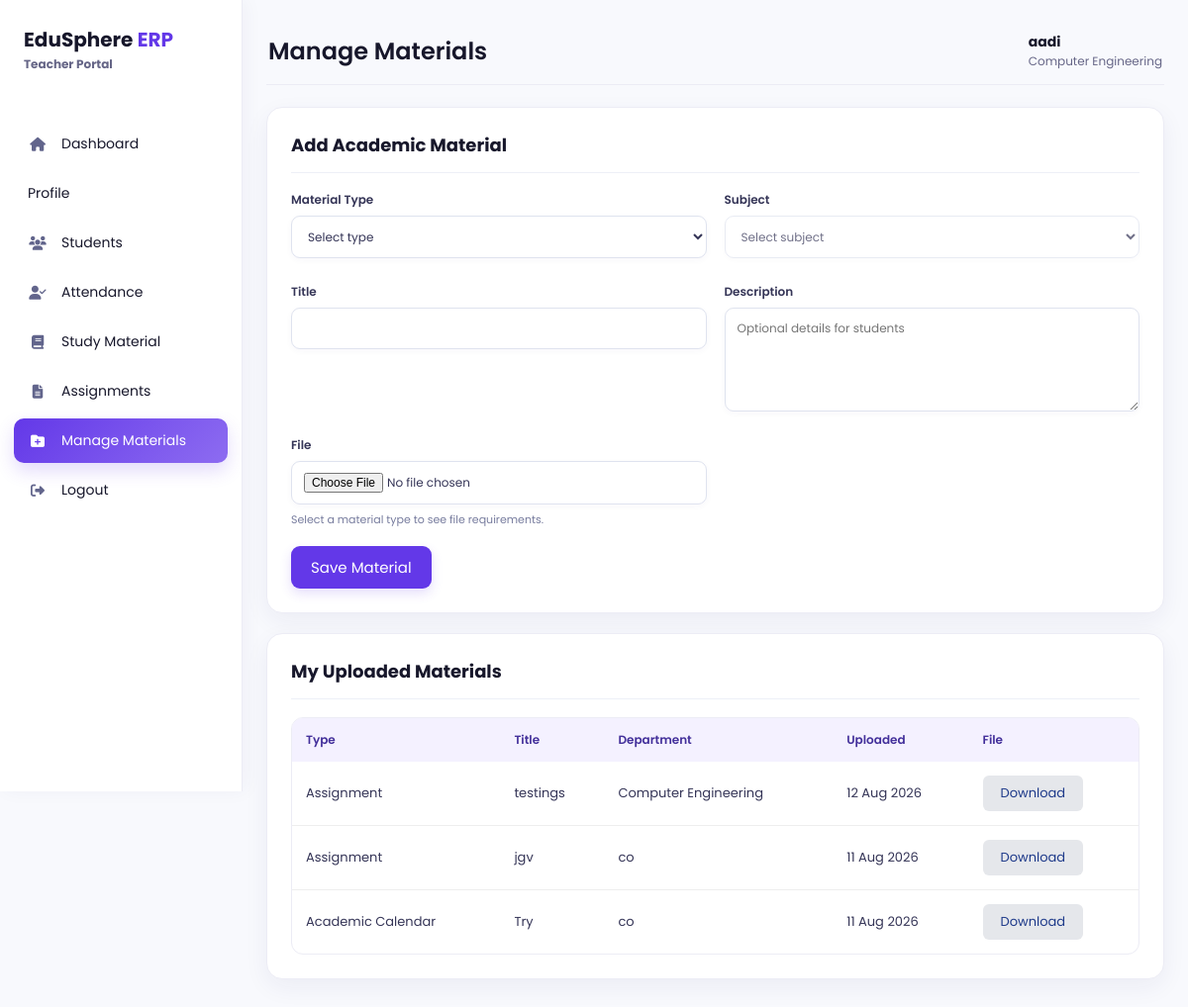
/teacher/manage-materials (signed in), run on an earlier commit of the app's database.
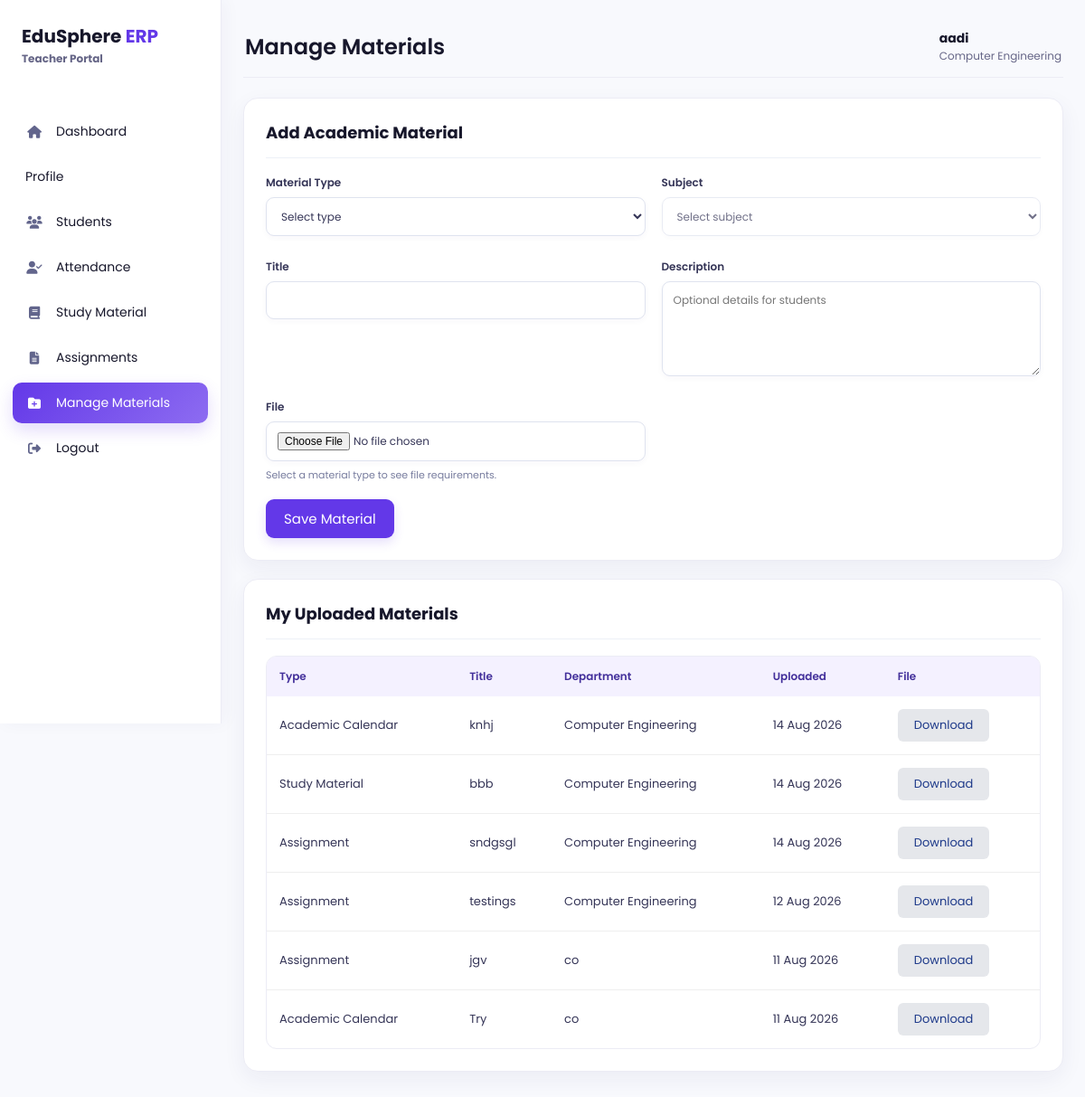
And on a later commit of the database.
### models/academic_material.py (models this page shows)
class AcademicMaterial(db.Model):
    __tablename__ = "academic_materials"
    id = db.Column(db.Integer, primary_key=True)
    teacher_user_id = db.Column(
        db.Integer,
        db.ForeignKey("users.id"),
        nullable=False,
        index=True,
    )
    material_type = db.Column(db.String(30), nullable=False, index=True)
    department = db.Column(db.String(50), nullable=False, index=True)
    subject = db.Column(db.String(100), nullable=True, index=True)
    title = db.Column(db.String(150), nullable=False)
    description = db.Column(db.Text, nullable=True)
    original_filename = db.Column(db.String(255), nullable=True)
    stored_filename = db.Column(db.String(255), nullable=True, unique=True)
    uploaded_at = db.Column(db.DateTime, default=datetime.utcnow, nullable=False)
    teacher = db.relationship("User", foreign_keys=[teacher_user_id])

### app.py (the view, shortened to what this page needs)
@app.route("/teacher/manage-materials", methods=["GET", "POST"])
def manage_materials():
    user = get_current_user_for_role("Teacher")
    if not user:
        flash("Access denied!")
        return redirect(url_for("login"))
    teacher_profile = Teacher.query.filter_by(user_id=user.id).first()
    if not teacher_profile or not teacher_profile.department:
        flash("Set your department before managing materials.")
        return redirect(url_for("teacher"))
    materials = AcademicMaterial.query.filter_by(
        teacher_user_id=user.id
    ).order_by(AcademicMaterial.uploaded_at.desc()).all()
    return render_template(
        "manage_materials.html",
        current_user=user,
        teacher_profile=teacher_profile,
        material_types=sorted(MATERIAL_TYPES),
        material_upload_rules=MATERIAL_UPLOAD_RULES,
        teacher_subjects=[teacher_profile.subject] if teacher_profile.subject else [],
        materials=materials,
    )

### app.py (called while the page is built)
def get_current_user_for_role(role):
    if session.get("role") != role or "user_id" not in session:
        return None
    user = db.session.get(User, session["user_id"])
    if not user or user.role != role:
        session.clear()
        return None
    return user

### templates/manage_materials.html (shortened to what this page needs)
<!DOCTYPE html>
<html lang="en">
<head>
    <link rel="stylesheet" href="{{ url_for('static', filename='css/teacher.css') }}">
    <link rel="stylesheet" href="{{ url_for('static', filename='css/palette.css') }}">
    <link rel="stylesheet" href="https://cdnjs.cloudflare.com/ajax/libs/font-awesome/6.6.0/css/all.min.css">
</head>
<body class="teacher-dashboard-page teacher-manage-materials theme-{{ current_user.theme or 'light' }} accent-{{ current_user.accent_color or 'purple' }}">
<div class="sidebar"><div class="logo"><h2>EduSphere <span>ERP</span></h2><small>Teacher Portal</small></div><ul>
        <li onclick="window.location.href='{{ url_for('teacher') }}'"><i class="fa-solid fa-house"></i><span>Dashboard</span></li>
        <li onclick="window.location.href='{{ url_for('teacher_profile') }}'"><span>Profile</span></li>
        <li onclick="window.location.href='{{ url_for('teacher_students') }}'"><i class="fa-solid fa-users"></i><span>Students</span></li>
        <li onclick="window.location.href='{{ url_for('teacher_attendance') }}'"><i class="fa-solid fa-user-check"></i><span>Attendance</span></li>
        <li onclick="window.location.href='{{ url_for('teacher_materials') }}'"><i class="fa-solid fa-book"></i><span>Study Material</span></li>
        <li onclick="window.location.href='{{ url_for('teacher_assignments') }}'"><i class="fa-solid fa-file-lines"></i><span>Assignments</span></li>
        <li class="active"><i class="fa-solid fa-folder-plus"></i><span>Manage Materials</span></li>
        <li onclick="window.location.href='{{ url_for('logout') }}'"><i class="fa-solid fa-right-from-bracket"></i><span>Logout</span></li>
    </ul></div>
    <main class="main">
        <div class="topbar"><h2>Manage Materials</h2><div class="profile"><div><h4>{{ current_user.full_name }}</h4><p>{{ teacher_profile.department }}</p></div></div></div>
        <section class="box full"><h3>Add Academic Material</h3>
            <form class="material-form" method="POST" enctype="multipart/form-data">
                <label>Material Type<select id="material_type" name="material_type" required><option value="">Select type</option></select></label>
                <label id="subject_field" hidden>Subject<select id="subject" name="subject" disabled><option value="">Select subject</option></select></label>
                <label>Title<input type="text" name="title" required></label>
                <label id="description_field">Description<textarea id="description" name="description" placeholder="Optional details for students"></textarea><small id="description_hint"></small></label>
                <label id="file_field"><span id="file_label">File</span><input id="material_file" type="file" name="material_file"><small id="file_hint">Select a material type to see file requirements.</small></label>
                <button type="submit">Save Material</button>
            </form>
        </section>
        <section class="box full"><h3>My Uploaded Materials</h3>{% if materials %}
            <table><tr><th>Type</th><th>Title</th><th>Department</th><th>Uploaded</th><th>File</th></tr>{% for material in materials %}<tr><td>{{ material.material_type }}</td><td>{{ material.title }}</td><td>{{ material.department }}</td><td>{{ material.uploaded_at.strftime('%d %b %Y') }}</td><td>{% if material.stored_filename %}<a class="secondary-button" href="{{ url_for('download_material', material_id=material.id) }}">Download</a>{% else %}No file{% endif %}</td></tr>{% endfor %}</table>
        {% else %}<p>No materials uploaded yet.</p>{% endif %}</section>
    </main>
</body>
</html>

What changed in the data, as far as the page shows it:
added AcademicMaterial: material_type "Academic Calendar", title "knhj", department "Computer Engineering", uploaded_at "14 Aug 2026"
added AcademicMaterial: material_type "Study Material", title "bbb", department "Computer Engineering", uploaded_at "14 Aug 2026"
added AcademicMaterial: material_type "Assignment", title "sndgsgl", department "Computer Engineering", uploaded_at "14 Aug 2026"
